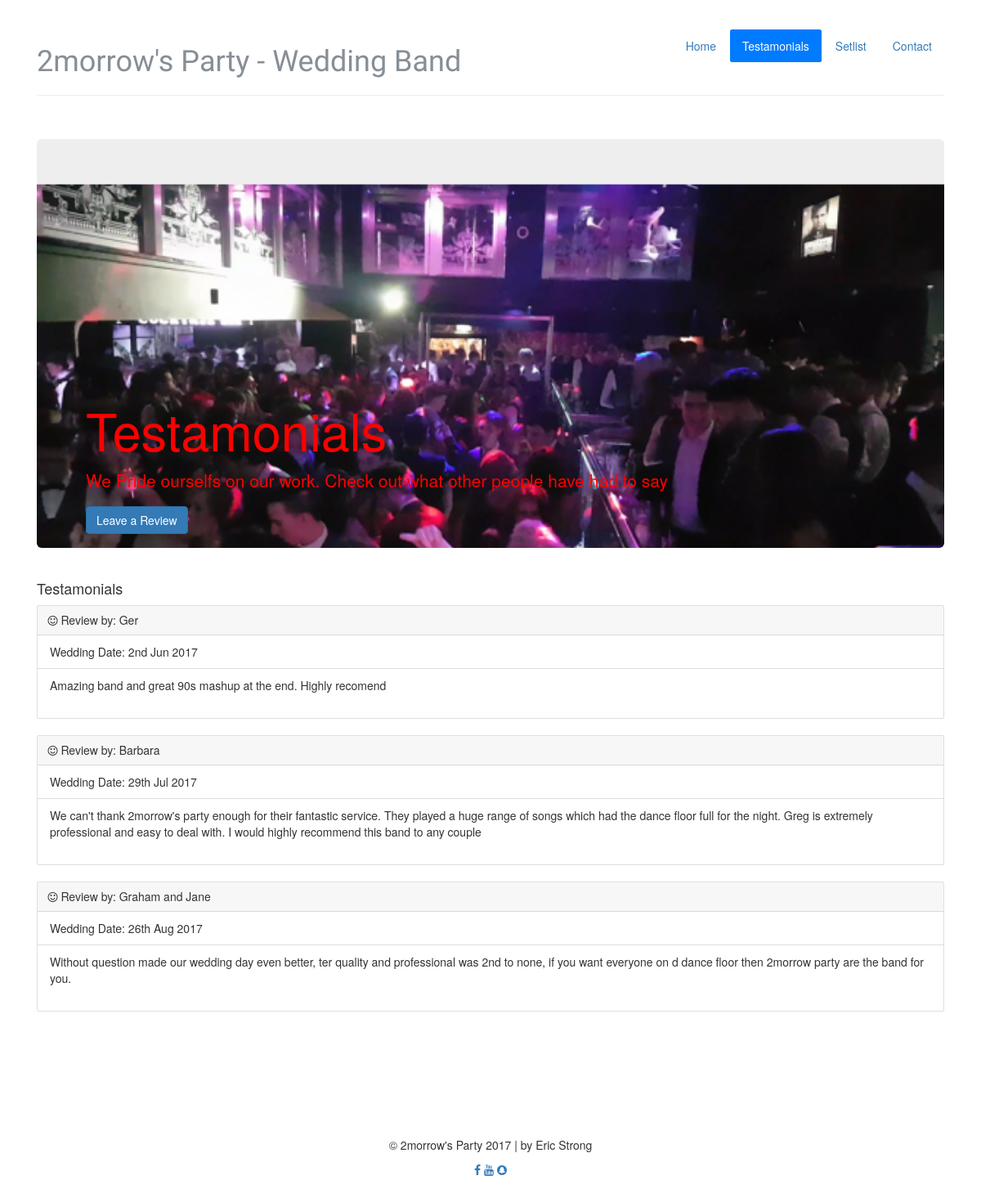
Before: /testamonials.php with the older database file.
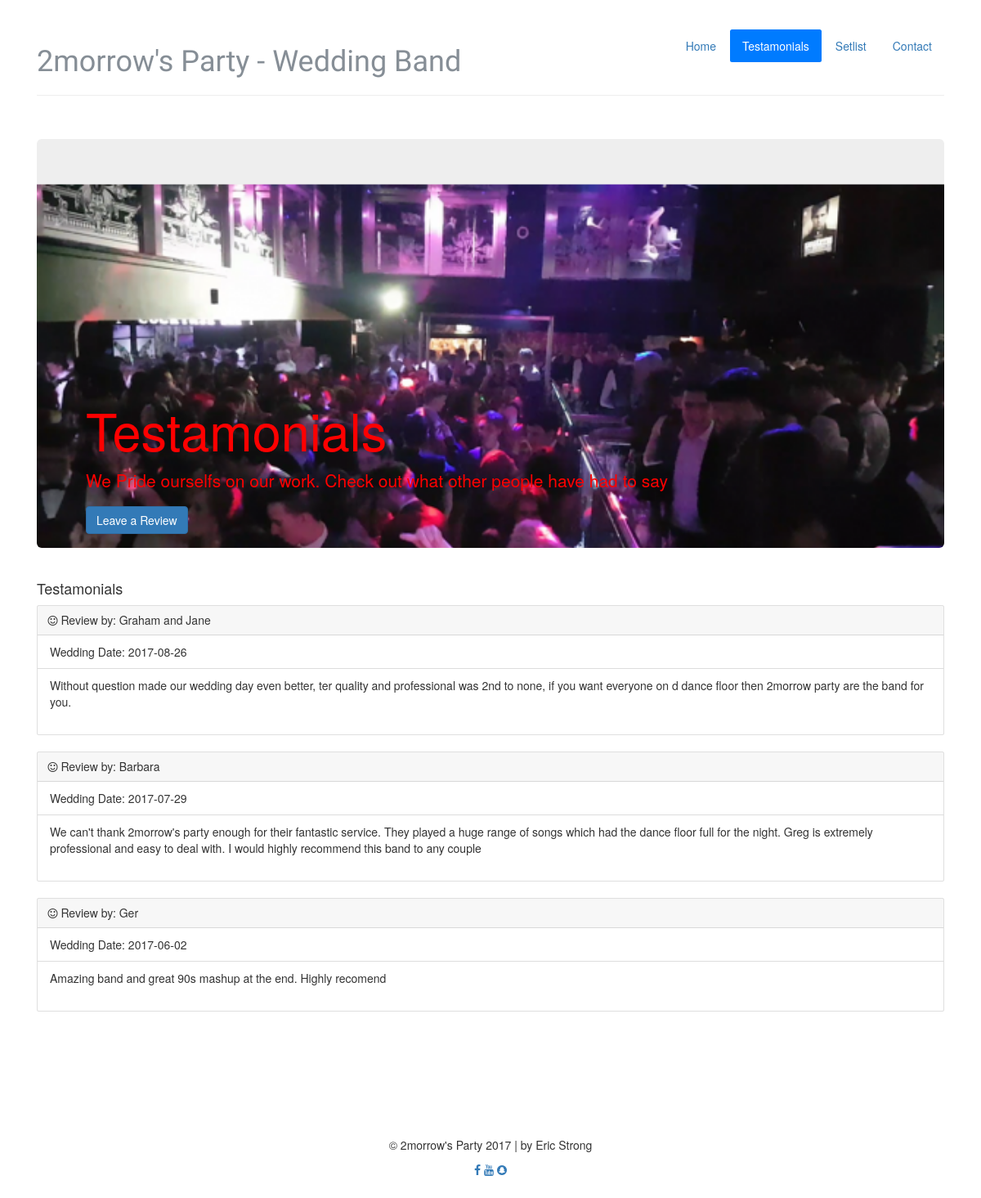
After: the same page with the newer database file.
### tables this page shows
CREATE TABLE `testamonials` (
  `id` int(11) NOT NULL,
  `message` varchar(255) NOT NULL,
  `customer` varchar(50) NOT NULL,
  `date` date NOT NULL
);

### testamonials.php (the view, shortened to what this page needs)
<?php
include 'db/database.php';
?>
<!doctype html>
<html lang="en">
  <head>
  <link rel="stylesheet" href="https://maxcdn.bootstrapcdn.com/bootstrap/4.0.0-beta.3/css/bootstrap.min.css">
 <link href="css/bootstrap.min.css" rel="stylesheet">
 <link rel="stylesheet" href="https://cdnjs.cloudflare.com/ajax/libs/font-awesome/4.7.0/css/font-awesome.min.css">
    <link href="css/main.css" rel="stylesheet">
    <link rel="stylesheet" href="https://maxcdn.bootstrapcdn.com/bootstrap/3.3.7/css/bootstrap.min.css">
  </head>
  <body>
    <div class="container">
      <header class="header clearfix">
        <nav>
          <ul class="nav nav-pills float-right">
            <li class="nav-item">
              <a class="nav-link " href="index.php">Home </a>
            </li>
            <li class="nav-item">
              <a class="nav-link active " href="#">Testamonials <span class="sr-only">(current)</span></a>
            </li>
            <li class="nav-item">
              <a class="nav-link" href="setlist.php">Setlist</a>
            </li>
            <li class="nav-item">
              <a class="nav-link" href="contact.php">Contact</a>
            </li>
          </ul>
        </nav>
        <h3 class="text-muted" id="mainTxtTop">2morrow's Party - Wedding Band</h3>
          <hr>
      </header>
      <main role="main">
        <div class="jumbotron">
          <div class="cont">
            <h1 class="display-3">Testamonials</h1>
            <p class="lead">We Pride ourselfs on our work. Check out what other people have had to say </p>
            <p><a class="btn btn-primary" href="#" role="button">Leave a Review
            </a></p>
          </div>
          </div>
        <div class="row marketing">
          <div class="col-lg-12">
            <h4>Testamonials</h4>
      <?php
          $query1 = "SELECT customer, message, date FROM testamonials ORDER BY date desc; ";
          $run = $mysqli->query($query1);
          while ($row = $run->fetch_array()) {
              $message = $row['message'];
              $customer = $row['customer'];
              $date = $row['date'];
              echo '
              <div class="card" style="width: 100%;">
        <div class="card-header">
        <i class="fa fa-smile-o" aria-hidden="true"></i>   Review by: '.$customer.'
        </div>
        <ul class="list-group list-group-flush">
          <li class="list-group-item">Wedding Date: '.$date.'</li>
          <li class="list-group-item">'.$message.'</li>
        </ul>
      </div>
      <br>
            ';
          }
       ?>
            </div>
        </div>
      </main>
      <footer class="footer">
  <p>&copy; 2morrow's Party 2017 | by Eric Strong</p>
        <a href="https://www.facebook.com/2morrowsParty"><i class="fa fa-facebook"></i></a>
          <a href="https://www.youtube.com/channel/UCLa1uSkCAIthzuvWegJxrwA"><i class="fa fa-youtube"></i></a>
          <a href="#"><i class="fa fa-snapchat"></i></a>
      </footer>
    </div>
  </body>
</html>

### css/main.css (style rules this page uses)
.container { width: 100%; padding-right: 15px; padding-left: 15px; margin-right: auto; margin-left: auto; padding-top: 3%; }
.header { padding-bottom: 3%; }
.footer { text-align: center; margin-top: 10%; margin-bottom: 5%; padding:2%; }
#mainTxtTop { font-size: 36px; font-family: 'Lobster', 'cursive' !important; }
.jumbotron { background-image: url(../images/2mp.png); height:500px; background-repeat: no-repeat; background-size: cover; }
.jumbotron .cont { color:red; font-size: 20px; font-weight: bold; position:relative; top:250px; }

### testamonials.php (style rules this page uses)
.jumbotron { background-image: url('images/sp8.png'); height:500px; background-repeat: no-repeat; background-size: cover; }
.jumbotron .cont { color:blue font-size: 20px; font-weight: bold; position:relative; top:250px; }

Changed rows visible on the page:
changed testamonials "Graham and Jane": date "26th Aug 2017" → "2017-08-26"; moves up the list
changed testamonials "Barbara": date "29th Jul 2017" → "2017-07-29"; moves down the list
changed testamonials "Ger": date "2nd Jun 2017" → "2017-06-02"
